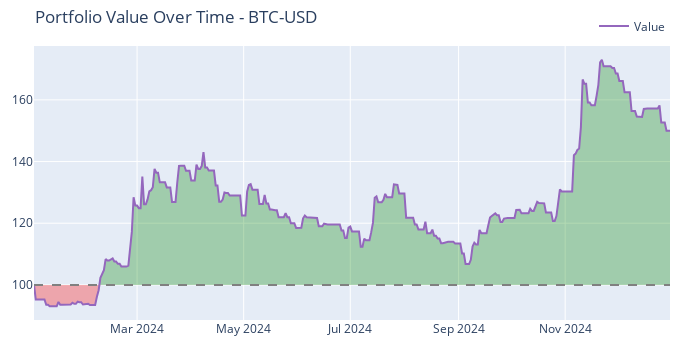
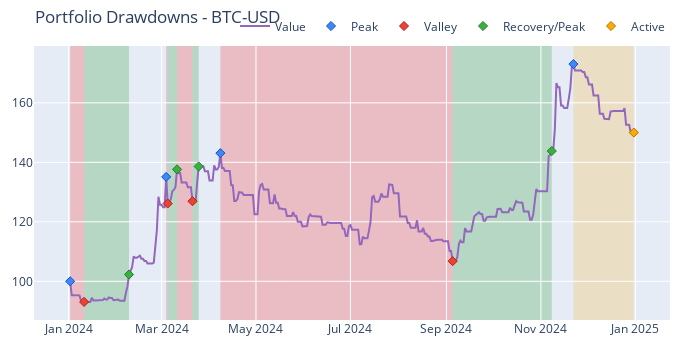

The notebook cell saved with these charts, in order:
### Code cell
import yfinance as yf
import numpy as np
import pandas as pd
import matplotlib.pyplot as plt
import tensorflow as tf
from tensorflow.keras.models import Sequential
from tensorflow.keras.layers import LSTM, Dense, Dropout
from gpflow.kernels import Matern32
from gpflow.models import GPR
from gpflow import set_trainable
from sklearn.preprocessing import StandardScaler
import vectorbt as vbt
from datetime import datetime, timedelta

def fetch_and_process_data(
    ticker="BTC-USD",
    start_date=(datetime.now() - timedelta(days=365)).strftime('%Y-%m-%d'),
    end_date=datetime.now().strftime('%Y-%m-%d')
):
    # Download data
    data = yf.download(ticker, start=start_date, end=end_date)
    
    if data.empty:
        raise ValueError(f"No data found for {ticker} between {start_date} and {end_date}")
    
    # Use "Adj Close" if available, otherwise fallback to "Close"
    if "Adj Close" in data.columns:
        price_series = data["Adj Close"].copy()
    else:
        price_series = data["Close"].copy()
    
    # Ensure price_series is a Series
    if isinstance(price_series, pd.DataFrame):
        price_series = price_series.squeeze()
    
    price_series.name = ticker
    returns = price_series.pct_change().dropna()
    
    scaler = StandardScaler()
    std_returns = scaler.fit_transform(returns.values.reshape(-1, 1))
    
    valid_index = returns.index
    return price_series.loc[valid_index], pd.Series(
        std_returns.flatten(), index=valid_index, name="Standardized Returns"
    )

def generate_signals(returns, train_ratio=0.8, epochs=50):
    # Prepare features: using time step as a feature
    X = np.arange(len(returns), dtype=np.float64).reshape(-1, 1)
    y = returns.values.reshape(-1, 1)
    
    # Use GPR for trend detection
    kernel = Matern32()
    gpr = GPR(data=(X, y), kernel=kernel)
    set_trainable(gpr.likelihood.variance, False)
    trend = gpr.predict_f(X)[0].numpy().flatten()
    
    # Combine returns and trend to form features
    features = np.hstack([returns.values.reshape(-1, 1), trend.reshape(-1, 1)])
    
    # Train/test split (only use train_features for training)
    split_index = int(len(features) * train_ratio)
    train_features = features[:split_index]
    train_labels = returns.values[:split_index]
    
    # Reshape for LSTM input (3D shape required)
    train_features = train_features.reshape(
        (train_features.shape[0], 1, train_features.shape[1])
    )
    
    # Build LSTM model
    model = Sequential([
        LSTM(64, return_sequences=True, input_shape=(train_features.shape[1], train_features.shape[2])),
        Dropout(0.2),
        LSTM(32),
        Dense(1, activation="tanh")
    ])
    model.compile(optimizer=tf.keras.optimizers.Adam(learning_rate=0.001), loss="mse")
    
    # Fit the model on training portion
    model.fit(train_features, train_labels, epochs=epochs, batch_size=32, verbose=0)
    
    # Predict signals using all features
    all_features = features.reshape((features.shape[0], 1, features.shape[1]))
    predicted_signals = model.predict(all_features, verbose=0).flatten()
    
    # Clip predictions to the range [-1, 1]
    positions = np.clip(predicted_signals, -1, 1)
    
    return positions

def backtest_strategy(price_series, positions):
    # Ensure price_series is a Series with a name
    if isinstance(price_series, pd.DataFrame):
        price_series = price_series.squeeze()
    
    positions = pd.Series(positions, index=price_series.index, name=price_series.name)
    entries = positions > 0
    exits = positions < 0
    
    # Create the portfolio using vectorbt
    pf = vbt.Portfolio.from_signals(
        close=price_series, 
        entries=entries, 
        exits=exits, 
        size=np.abs(positions), 
        freq="1D"
    )
    return pf

def evaluate_performance(portfolio):
    # Since portfolio is for a single asset, call the performance methods directly
    print("\nPortfolio Metrics:")
    print(f"Total Return: {float(portfolio.total_return()):.2%}")
    print(f"Sharpe Ratio: {float(portfolio.sharpe_ratio()):.2f}")
    print(f"Max Drawdown: {float(portfolio.max_drawdown()):.2%}")
    
    # Plot portfolio value
    fig_value = portfolio.plot_value(
        title=f'Portfolio Value Over Time - {portfolio.close.name}'
    )
    fig_value.show()
    
    # Use plot_drawdowns (note the plural) for drawdown plotting
    fig_drawdowns = portfolio.plot_drawdowns(
        title=f'Portfolio Drawdowns - {portfolio.close.name}'
    )
    fig_drawdowns.show()

def main():
    ticker = "BTC-USD"
    
    # Fetch and process data
    price_series, returns = fetch_and_process_data(
        ticker=ticker, 
        start_date="2024-01-01", 
        end_date="2025-01-01"
    )
    
    # Generate trading signals
    positions = generate_signals(returns, train_ratio=0.8, epochs=50)
    
    # Backtest strategy
    portfolio = backtest_strategy(price_series, positions)
    
    # Evaluate performance
    evaluate_performance(portfolio)
    
    print(portfolio.stats())
 
if __name__ == "__main__":
    main()

### Figure 1 — Plotly figure (JSON) as saved in the notebook; plotly's stock layout.template omitted (floating-point values rounded to 4 significant figures; data arrays with more than 128 entries replaced by an {"elided": "..."} marker saying what was removed)
{"data": [{"hoverinfo": "skip", "line": {"color": "rgba(0, 0, 0, 0)", "width": 0}, "opacity": 0, "showlegend": false, "type": "scatter", "uid": "a2ea0c0f-f21d-4eb3-835d-b130a15289ce", "x": {"elided": "365 str values"}, "y": {"elided": "365 int values"}}, {"connectgaps": false, "fill": "tonexty", "fillcolor": "rgba(0, 128, 0, 0.3)", "hoverinfo": "skip", "line": {"color": "rgba(0, 0, 0, 0)", "width": 0}, "opacity": 0, "showlegend": false, "type": "scatter", "uid": "d55aa7d1-e896-41c0-8d5e-7a8480f34bf2", "x": {"elided": "365 str values"}, "y": {"elided": "365 float values"}}, {"hoverinfo": "skip", "line": {"color": "rgba(0, 0, 0, 0)", "width": 0}, "opacity": 0, "showlegend": false, "type": "scatter", "uid": "5a5837ba-b3df-4814-967c-85019c650dc0", "x": {"elided": "365 str values"}, "y": {"elided": "365 int values"}}, {"connectgaps": false, "fill": "tonexty", "fillcolor": "rgba(255, 0, 0, 0.3)", "hoverinfo": "skip", "line": {"color": "rgba(0, 0, 0, 0)", "width": 0}, "opacity": 0, "showlegend": false, "type": "scatter", "uid": "80ee37bb-840b-4210-ab2d-5eb977fa5719", "x": {"elided": "365 str values"}, "y": {"elided": "365 float values"}}, {"line": {"color": "#9467bd"}, "name": "Value", "showlegend": true, "type": "scatter", "uid": "87f6bd10-5511-419a-a73b-cde4960373dc", "x": {"elided": "365 str values"}, "y": {"elided": "365 float values"}}, {"hoverinfo": "skip", "line": {"color": "rgba(0, 0, 0, 0)", "width": 0}, "opacity": 0, "showlegend": false, "type": "scatter", "uid": "b1c938b2-b284-4f25-a5ec-9e13f823217d", "x": {"elided": "365 str values"}, "y": {"elided": "365 int values"}}], "layout": {"height": 350, "legend": {"orientation": "h", "traceorder": "normal", "x": 1, "xanchor": "right", "y": 1.02, "yanchor": "bottom"}, "margin": {"b": 30, "l": 30, "r": 30, "t": 30}, "shapes": [{"line": {"color": "gray", "dash": "dash"}, "type": "line", "x0": 0, "x1": 1, "xref": "paper", "y0": 100, "y1": 100, "yref": "y"}], "title": {"text": "Portfolio Value Over Time - BTC-USD"}, "width": 700}}

### Figure 2 — Plotly figure (JSON) as saved in the notebook; plotly's stock layout.template omitted (floating-point values rounded to 4 significant figures; data arrays with more than 128 entries replaced by an {"elided": "..."} marker saying what was removed)
{"data": [{"line": {"color": "#9467bd"}, "name": "Value", "showlegend": true, "type": "scatter", "uid": "33868e36-362b-44dd-8ace-815fde638080", "x": {"elided": "365 str values"}, "y": {"elided": "365 float values"}}, {"customdata": [[0], [4], [8], [10]], "hovertemplate": "Drawdown Id: %{customdata[0]}<br>Peak Timestamp: %{x}<br>Peak Value: %{y}", "marker": {"color": "#4285F4", "line": {"color": "rgb(11,84,205)", "width": 1}, "size": 7, "symbol": "diamond"}, "mode": "markers", "name": "Peak", "type": "scatter", "uid": "783660be-7008-4f60-8601-66d2a02ee57c", "x": ["2024-01-02T00:00:00", "2024-03-04T00:00:00", "2024-04-08T00:00:00", "2024-11-22T00:00:00"], "y": [100, 135.1, 143.1, 173.0]}, {"customdata": [["0", "-0.06935249640950658", "9 days 00:00:00"], ["4", "-0.0662840245576041", "1 days 00:00:00"], ["5", "-0.07781505025384021", "10 days 00:00:00"], ["8", "-0.25379406601637183", "150 days 00:00:00"]], "hovertemplate": "Drawdown Id: %{customdata[0]}<br>Valley Timestamp: %{x}<br>Valley Value: %{y}<br>Drawdown: %{customdata[1]:.2%}<br>Duration: %{customdata[2]}", "marker": {"color": "#EA4335", "line": {"color": "rgb(181,31,18)", "width": 1}, "size": 7, "symbol": "diamond"}, "mode": "markers", "name": "Valley", "type": "scatter", "uid": "fce6b0c4-3bdd-493b-9299-b915d3bef145", "x": ["2024-01-11T00:00:00", "2024-03-05T00:00:00", "2024-03-21T00:00:00", "2024-09-05T00:00:00"], "y": [93.06, 126.1, 126.9, 106.8]}, {"customdata": [["0", "0.09895171313019557", "29 days 00:00:00"], ["4", "0.09102091064519045", "6 days 00:00:00"], ["5", "0.09204506069662274", "4 days 00:00:00"], ["8", "0.34664151851411473", "64 days 00:00:00"]], "hovertemplate": "Drawdown Id: %{customdata[0]}<br>End Timestamp: %{x}<br>End Value: %{y}<br>Return: %{customdata[1]:.2%}<br>Duration: %{customdata[2]}", "marker": {"color": "#37B13F", "line": {"color": "rgb(38,123,44)", "width": 1}, "size": 7, "symbol": "diamond"}, "mode": "markers", "name": "Recovery/Peak", "type": "scatter", "uid": "069654bc-03f0-4178-8004-b47f7f21b5eb", "x": ["2024-02-09T00:00:00", "2024-03-11T00:00:00", "2024-03-25T00:00:00", "2024-11-08T00:00:00"], "y": [102.3, 137.6, 138.6, 143.8]}, {"customdata": [["10", "-0.13305834354574664", "39 days 00:00:00"]], "hovertemplate": "Drawdown Id: %{customdata[0]}<br>End Timestamp: %{x}<br>End Value: %{y}<br>Return: %{customdata[1]:.2%}<br>Duration: %{customdata[2]}", "marker": {"color": "#FFAA00", "line": {"color": "rgb(178,118,0)", "width": 1}, "size": 7, "symbol": "diamond"}, "mode": "markers", "name": "Active", "type": "scatter", "uid": "1cd77600-b056-4bd0-8c9b-8b64517cdb5b", "x": ["2024-12-31T00:00:00"], "y": [150.0]}], "layout": {"height": 350, "legend": {"orientation": "h", "traceorder": "normal", "x": 1, "xanchor": "right", "y": 1.02, "yanchor": "bottom"}, "margin": {"b": 30, "l": 30, "r": 30, "t": 30}, "shapes": [{"fillcolor": "red", "layer": "below", "line": {"width": 0}, "opacity": 0.2, "type": "rect", "x0": "2024-01-02T00:00:00", "x1": "2024-01-11T00:00:00", "xref": "x", "y0": 0, "y1": 1, "yref": "paper"}, {"fillcolor": "red", "layer": "below", "line": {"width": 0}, "opacity": 0.2, "type": "rect", "x0": "2024-03-04T00:00:00", "x1": "2024-03-05T00:00:00", "xref": "x", "y0": 0, "y1": 1, "yref": "paper"}, {"fillcolor": "red", "layer": "below", "line": {"width": 0}, "opacity": 0.2, "type": "rect", "x0": "2024-03-11T00:00:00", "x1": "2024-03-21T00:00:00", "xref": "x", "y0": 0, "y1": 1, "yref": "paper"}, {"fillcolor": "red", "layer": "below", "line": {"width": 0}, "opacity": 0.2, "type": "rect", "x0": "2024-04-08T00:00:00", "x1": "2024-09-05T00:00:00", "xref": "x", "y0": 0, "y1": 1, "yref": "paper"}, {"fillcolor": "green", "layer": "below", "line": {"width": 0}, "opacity": 0.2, "type": "rect", "x0": "2024-01-11T00:00:00", "x1": "2024-02-09T00:00:00", "xref": "x", "y0": 0, "y1": 1, "yref": "paper"}, {"fillcolor": "green", "layer": "below", "line": {"width": 0}, "opacity": 0.2, "type": "rect", "x0": "2024-03-05T00:00:00", "x1": "2024-03-11T00:00:00", "xref": "x", "y0": 0, "y1": 1, "yref": "paper"}, {"fillcolor": "green", "layer": "below", "line": {"width": 0}, "opacity": 0.2, "type": "rect", "x0": "2024-03-21T00:00:00", "x1": "2024-03-25T00:00:00", "xref": "x", "y0": 0, "y1": 1, "yref": "paper"}, {"fillcolor": "green", "layer": "below", "line": {"width": 0}, "opacity": 0.2, "type": "rect", "x0": "2024-09-05T00:00:00", "x1": "2024-11-08T00:00:00", "xref": "x", "y0": 0, "y1": 1, "yref": "paper"}, {"fillcolor": "orange", "layer": "below", "line": {"width": 0}, "opacity": 0.2, "type": "rect", "x0": "2024-11-22T00:00:00", "x1": "2024-12-31T00:00:00", "xref": "x", "y0": 0, "y1": 1, "yref": "paper"}], "title": {"text": "Portfolio Drawdowns - BTC-USD"}, "width": 700}}
